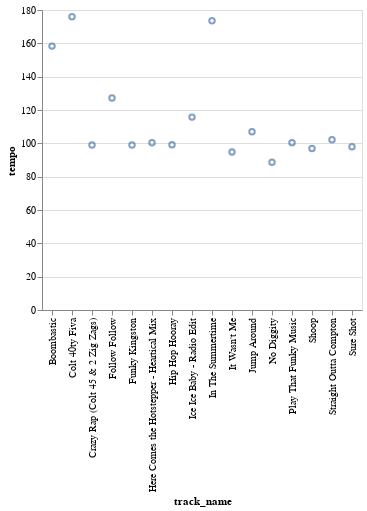

Notebook source saved alongside this figure:
### Markdown cell above
As you can see above, our new DataFrame contains **Spotify's audio features for every track in the provided playlist**.

### Step 2.2: Charting Data

As we now have a collection of data points that represent different feature values for one complete playlist, we should be able to graph our findings using Altair. While there are many available charts, we will start with graphing **one feature's values for every item (track) in the series**. 

To illustrate this concept, we will use **Altair's scatterplot** to chart **each track's tempo**. This could be done by setting the Chart's data source to **audio_features_df**, it's **x** variable to **track_name** and it's **y** variable to **tempo**.

Here's our chart:

### Code cell
alt.Chart(audio_features_df).mark_point().encode(
    x="track_name",
    y='tempo'
)

### Figure 1 — Vega-Lite specification as saved in the notebook (floating-point values rounded to 4 significant figures)
{"config": {"view": {"continuousWidth": 400, "continuousHeight": 300}}, "data": {"name": "data-74c4879aa8fd59201a83ad5fbfef07f2"}, "mark": "point", "encoding": {"x": {"type": "nominal", "field": "track_name"}, "y": {"type": "quantitative", "field": "tempo"}}, "$schema": "https://vega.github.io/schema/vega-lite/v4.8.1.json", "datasets": {"data-74c4879aa8fd59201a83ad5fbfef07f2": [{"artist": "Shaggy", "album": "Boombastic", "track_name": "Boombastic", "track_id": "4fxF8ljwryMZX5c9EKrLFE", "danceability": 0.867, "energy": 0.538, "key": 2, "loudness": -16.18, "mode": 1, "speechiness": 0.361, "instrumentalness": 1.75e-05, "liveness": 0.316, "valence": 0.781, "tempo": 158.3, "duration_ms": 249933, "time_signature": 4}, {"artist": "Ini Kamoze", "album": "Here Comes The Hotstepper", "track_name": "Here Comes the Hotstepper - Heartical Mix", "track_id": "3QRM0qZB7oMYavveH0iEqx", "danceability": 0.889, "energy": 0.454, "key": 4, "loudness": -8.598, "mode": 0, "speechiness": 0.221, "instrumentalness": 0.000186, "liveness": 0.203, "valence": 0.436, "tempo": 100.4, "duration_ms": 250467, "time_signature": 4}, {"artist": "Shaggy", "album": "Boombastic", "track_name": "In The Summertime", "track_id": "726KAdf3k8Ce8W95O38XNI", "danceability": 0.734, "energy": 0.684, "key": 1, "loudness": -13.82, "mode": 1, "speechiness": 0.227, "instrumentalness": 0.0, "liveness": 0.0497, "valence": 0.962, "tempo": 173.6, "duration_ms": 238360, "time_signature": 4}, {"artist": "Afroman", "album": "Waiting to Inhale", "track_name": "Colt 40ty Fiva", "track_id": "3hody5PjTIzwoiV3hnAvWL", "danceability": 0.666, "energy": 0.751, "key": 0, "loudness": -5.355, "mode": 0, "speechiness": 0.216, "instrumentalness": 0.0, "liveness": 0.294, "valence": 0.607, "tempo": 175.9, "duration_ms": 201440, "time_signature": 4}, {"artist": "Salt-N-Pepa", "album": "Very Necessary", "track_name": "Shoop", "track_id": "0Pu71wxadDlB8fJXfjIjeJ", "danceability": 0.939, "energy": 0.675, "key": 0, "loudness": -7.232, "mode": 1, "speechiness": 0.211, "instrumentalness": 0.0, "liveness": 0.0565, "valence": 0.795, "tempo": 96.92, "duration_ms": 248573, "time_signature": 4}, {"artist": "Shaggy", "album": "The Boombastic Collection - Best of Shaggy", "track_name": "It Wasn't Me", "track_id": "0OaunKfsxkgBvPv68jBbmm", "danceability": 0.852, "energy": 0.604, "key": 0, "loudness": -4.569, "mode": 1, "speechiness": 0.0642, "instrumentalness": 0.0, "liveness": 0.327, "valence": 0.667, "tempo": 94.76, "duration_ms": 227547, "time_signature": 4}, {"artist": "House Of Pain", "album": "House of Pain (Fine Malt Lyrics)", "track_name": "Jump Around", "track_id": "3TZwjdclvWt7iPJUnMpgcs", "danceability": 0.854, "energy": 0.71, "key": 4, "loudness": -6.32, "mode": 0, "speechiness": 0.0793, "instrumentalness": 8.72e-05, "liveness": 0.166, "valence": 0.818, "tempo": 106.9, "duration_ms": 214947, "time_signature": 4}, {"artist": "Vanilla Ice", "album": "Ice Ice Baby", "track_name": "Ice Ice Baby - Radio Edit", "track_id": "3sy0rren2cVFNfkDxa0q2e", "danceability": 0.977, "energy": 0.488, "key": 2, "loudness": -15.96, "mode": 1, "speechiness": 0.12, "instrumentalness": 0.0, "liveness": 0.0826, "valence": 0.77, "tempo": 115.7, "duration_ms": 231773, "time_signature": 4}, {"artist": "Beastie Boys", "album": "Ill Communication", "track_name": "Sure Shot", "track_id": "21REQ1bCUWphT2QK3bLWYQ", "danceability": 0.692, "energy": 0.799, "key": 1, "loudness": -7.924, "mode": 1, "speechiness": 0.164, "instrumentalness": 0.0, "liveness": 0.301, "valence": 0.549, "tempo": 97.98, "duration_ms": 199667, "time_signature": 4}, {"artist": "Afroman", "album": "The Good Times", "track_name": "Crazy Rap (Colt 45 & 2 Zig Zags)", "track_id": "1ACZpHI5vZ5Ea4xGlkdGWM", "danceability": 0.927, "energy": 0.367, "key": 9, "loudness": -7.797, "mode": 1, "speechiness": 0.382, "instrumentalness": 0.0, "liveness": 0.132, "valence": 0.576, "tempo": 99.05, "duration_ms": 328667, "time_signature": 4}, {"artist": "N.W.A.", "album": "Straight Outta Compton", "track_name": "Straight Outta Compton", "track_id": "5QKM7U6l7bMdJItolkM4x4", "danceability": 0.779, "energy": 0.984, "key": 5, "loudness": -2.381, "mode": 0, "speechiness": 0.212, "instrumentalness": 0.0, "liveness": 0.534, "valence": 0.402, "tempo": 102.1, "duration_ms": 243333, "time_signature": 4}, {"artist": "Vanilla Ice", "album": "To The Extreme", "track_name": "Play That Funky Music", "track_id": "1Ezs8eYxuZjhlgyoI1Bo76", "danceability": 0.851, "energy": 0.514, "key": 4, "loudness": -15.28, "mode": 0, "speechiness": 0.165, "instrumentalness": 3.58e-06, "liveness": 0.381, "valence": 0.573, "tempo": 100.4, "duration_ms": 285800, "time_signature": 4}, {"artist": "Naughty By Nature", "album": "19 Naughty III", "track_name": "Hip Hop Hooray", "track_id": "1w29UTa5uUvIri2tWtZ12Y", "danceability": 0.862, "energy": 0.642, "key": 6, "loudness": -13.65, "mode": 0, "speechiness": 0.101, "instrumentalness": 0.0, "liveness": 0.272, "valence": 0.765, "tempo": 99.2, "duration_ms": 267267, "time_signature": 4}, {"artist": "Toots & The Maytals", "album": "Funky Kingston", "track_name": "Funky Kingston", "track_id": "26WPI2aksB9XdqmeLfca5z", "danceability": 0.777, "energy": 0.458, "key": 11, "loudness": -12.36, "mode": 1, "speechiness": 0.0841, "instrumentalness": 0.00295, "liveness": 0.0423, "valence": 0.961, "tempo": 99.05, "duration_ms": 295667, "time_signature": 4}, {"artist": "Falz", "album": "Moral Instruction", "track_name": "Follow Follow", "track_id": "3bdI204XePeCKFfm49qh7d", "danceability": 0.803, "energy": 0.882, "key": 7, "loudness": -7.394, "mode": 1, "speechiness": 0.413, "instrumentalness": 1.06e-05, "liveness": 0.359, "valence": 0.804, "tempo": 127.2, "duration_ms": 157480, "time_signature": 4}, {"artist": "Blackstreet", "album": "Another Level", "track_name": "No Diggity", "track_id": "6MdqqkQ8sSC0WB4i8PyRuQ", "danceability": 0.867, "energy": 0.646, "key": 1, "loudness": -4.674, "mode": 0, "speechiness": 0.288, "instrumentalness": 0.0, "liveness": 0.279, "valence": 0.67, "tempo": 88.63, "duration_ms": 304600, "time_signature": 4}]}}
